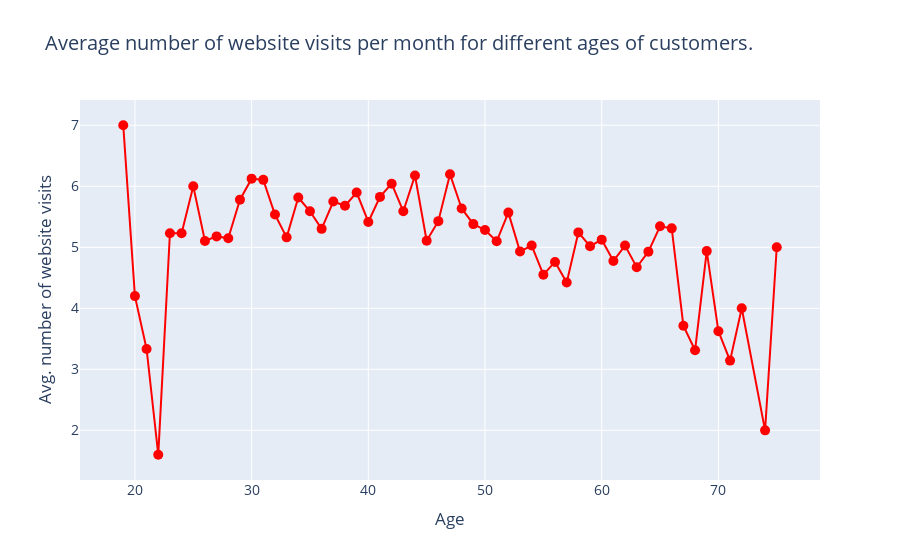

Source (notebook cell):
### Markdown cell above
**Insights:**

A linear relationship is observed between the spendings and income of customers.
If income is higher then a customer tends to spend more, which means income is directly proportional to spendings.

### Code cell
avg_visits = df.groupby('Age')['NumWebVisitsMonth'].mean().reset_index()

fig = px.scatter(avg_visits, x='Age', y='NumWebVisitsMonth',
                 title='Average number of website visits per month for different ages of customers.',
                 labels={'Age': 'Age', 'NumWebVisitsMonth': 'Avg visits per month'})

fig.update_traces(marker=dict(color='red', symbol='circle', size=10),mode='lines+markers')

fig.update_layout(
    xaxis_title='Age',
    yaxis_title='Avg. number of website visits',
    font=dict(size=14)
)

fig.show()

### Figure 1 — Plotly figure (JSON) as saved in the notebook; plotly's stock layout.template omitted (floating-point values rounded to 4 significant figures)
{"data": [{"hovertemplate": "Age=%{x}<br>Avg visits per month=%{y}<extra></extra>", "legendgroup": "", "marker": {"color": "red", "size": 10, "symbol": "circle"}, "mode": "lines+markers", "name": "", "orientation": "v", "showlegend": false, "type": "scatter", "x": [19, 20, 21, 22, 23, 24, 25, 26, 27, 28, 29, 30, 31, 32, 33, 34, 35, 36, 37, 38, 39, 40, 41, 42, 43, 44, 45, 46, 47, 48, 49, 50, 51, 52, 53, 54, 55, 56, 57, 58, 59, 60, 61, 62, 63, 64, 65, 66, 67, 68, 69, 70, 71, 72, 74, 75], "xaxis": "x", "y": [7, 4.2, 3.333, 1.6, 5.231, 5.231, 6, 5.103, 5.179, 5.148, 5.78, 6.125, 6.105, 5.537, 5.163, 5.816, 5.59, 5.302, 5.75, 5.68, 5.898, 5.415, 5.826, 6.042, 5.59, 6.176, 5.107, 5.429, 6.196, 5.636, 5.38, 5.284, 5.098, 5.568, 4.932, 5.029, 4.551, 4.76, 4.423, 5.244, 5.018, 5.125, 4.776, 5.029, 4.673, 4.929, 5.345, 5.31, 3.714, 3.312, 4.938, 3.625, 3.143, 4, 2, 5], "yaxis": "y"}], "layout": {"font": {"size": 14}, "legend": {"tracegroupgap": 0}, "title": {"text": "Average number of website visits per month for different ages of customers."}, "xaxis": {"anchor": "y", "domain": [0, 1], "title": {"text": "Age"}}, "yaxis": {"anchor": "x", "domain": [0, 1], "title": {"text": "Avg. number of website visits"}}}}
